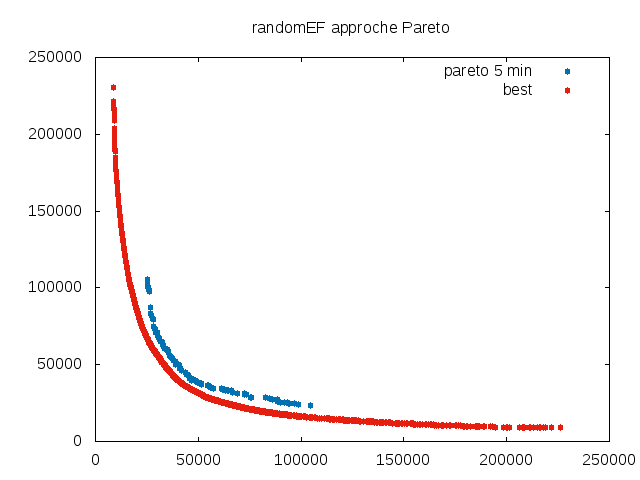

The script that saved this image:
set terminal png
set output "ef_pareto_5.png"
set title "randomEF approche Pareto"
plot "randomEF_OnLineFiltered_time=5_nb=500.tsp" using 1:2 title "pareto 5 min" pointtype 7 linecolor 6, "../../data/best.randomEF100.tsp" using 1:2 title "best" pointtype 7 linecolor 7
